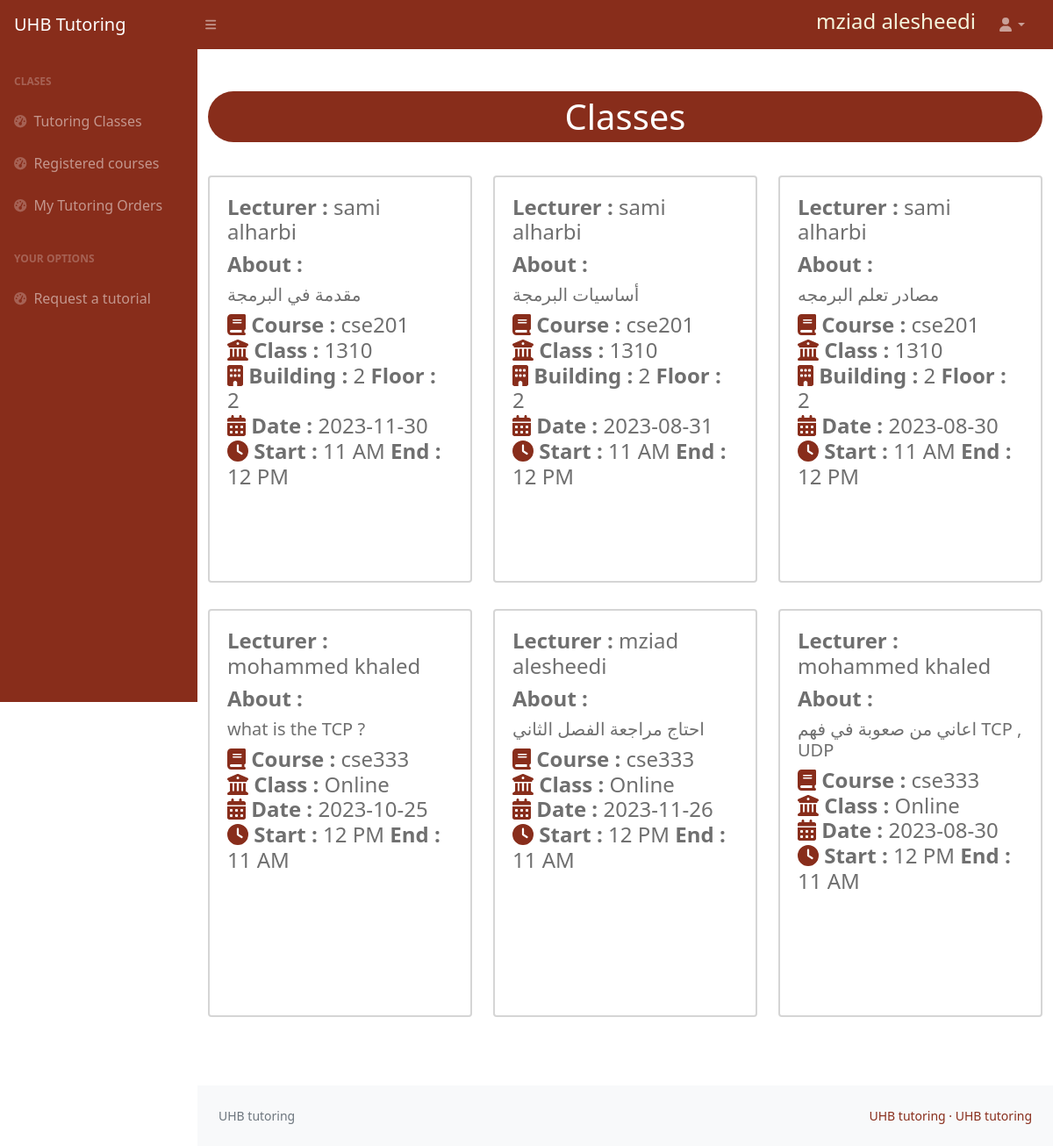
Page /home (signed in) on the committed database.
### tables this page shows
CREATE TABLE clasesReservation (
               ii INTEGER PRIMARY KEY,
               ClassId TEXT,
               BildId TEXT,
               floorId TEXT,
               TImeReservationStert TEXT,
               TImeReservationEnd TEXT,
               UserName TEXT,
               data1 TEXT,
               data2 TEXT,
               data3 TEXT,
               data4 TEXT,
               confirmation TEXT
               , sname TEXT, TeacherAcsept TEXT);

### ss.py (the view)
@app.route('/home', methods =["GET", "POST"])
def home():
    pp()
    db = sqlite3.connect("/home/Uhbtutoring/mysite/Totringdb.db")
    mydb = db.cursor()
    mydb.execute('SELECT * FROM clases')
    clasess = mydb.fetchall()
    clasesel = clasess
    mydb.execute('SELECT * FROM acounts WHERE verificationAdmin=?', ('True',))
    teacherr = mydb.fetchall()
    mydb.execute(f"SELECT * FROM record")
    reclass = mydb.fetchall()
    mydb.execute('SELECT * FROM clasesReservation WHERE confirmation=?', ('True',))
    clasesss = mydb.fetchall()
    mydb.execute('SELECT * FROM clasesReservation WHERE sname=?', (session.get('name'),))
    clasesReservation11 = mydb.fetchall()
    mydb.execute(f"SELECT * FROM clasesReservation WHERE   UserName='{session.get('name')}' AND data4='{'Student'}' AND TeacherAcsept='{'False'}' AND confirmation='{'False'}'")
    Studord = mydb.fetchall()
    if session.get('email') == None:
        return redirect('/')
    db = sqlite3.connect("/home/Uhbtutoring/mysite/Totringdb.db")
    mydb = db.cursor()
    return render_template('index.html', order=clasesReservation11, type = session.get('type'), clasesr = clasesss, clasesel =clasesel, Teacher= teacherr, reclass=reclass, name = session.get('name'), email=session.get('email'), phone=session.get('phone'),Studord=Studord )

### templates/index.html (shortened to what this page needs)
<!DOCTYPE html>
<html lang="en">
<head>
    <link href="https://cdn.jsdelivr.net/npm/simple-datatables@7.1.2/dist/style.min.css" rel="stylesheet" />
    <link href="{{ url_for('static', filename='css/styles.css') }}" rel="stylesheet" />
</head>
<body class="sb-nav-fixed">
    <nav class="sb-topnav navbar navbar-expand navbar-dark " style="background-color: #882D1B;">
        <a class="navbar-brand ps-3" href="index.html">UHB Tutoring</a>
        <button class="btn btn-link btn-sm order-1 order-lg-0 me-4 me-lg-0" id="sidebarToggle" href="#!"><i class="fas fa-bars"></i></button>
        <form class="d-none d-md-inline-block form-inline ms-auto me-0 me-md-3 my-2 my-md-0">
            <div class="input-group">
                <h4 style="color: beige;">{% if type == 'Teacher' %}Lecturer : {{name}}{% else %}{{name}}{% endif %}</h4>
            </div>
        </form>
        <ul class="navbar-nav ms-auto ms-md-0 me-3 me-lg-4">
            <li class="nav-item dropdown">
                <a class="nav-link dropdown-toggle" id="navbarDropdown" href="#" role="button" data-bs-toggle="dropdown" aria-expanded="false"><i class="fas fa-user fa-fw"></i></a>
            </li>
        </ul>
    </nav>
    <div id="layoutSidenav">
        <div id="layoutSidenav_nav">
            <nav class="sb-sidenav accordion sb-sidenav-dark" id="sidenavAccordion">
                <div class="sb-sidenav-menu">
                    <div class="nav">
                        <div class="sb-sidenav-menu-heading">Clases</div>
                        <a class="nav-link collapsed scroll-link3" href="#section-3">
                            <div class="sb-nav-link-icon"><i class="fas fa-tachometer-alt"></i></div>
                            Tutoring Classes
                        </a>
                        <a class="nav-link collapsed scroll-link5" href="#section-5">
                            <div class="sb-nav-link-icon"><i class="fas fa-tachometer-alt"></i></div>
                            Registered courses
                        </a>
                        <a class="nav-link collapsed scroll-link7" href="#section-7">
                            <div class="sb-nav-link-icon"><i class="fas fa-tachometer-alt"></i></div>
                            My Tutoring Orders
                        </a>
                        <div class="sb-sidenav-menu-heading">Your Options</div>
                        {% if type == 'Teacher' %}
                        <a class="nav-link collapsed scroll-link8" href="#section-8">
                            <div class="sb-nav-link-icon"><i class="fas fa-tachometer-alt"></i></div>
                            Create Tutoring Class
                        </a>
                        <a hidden class="nav-link collapsed scroll-link9" href="#section-9">
                            <div class="sb-nav-link-icon"><i class="fas fa-tachometer-alt"></i></div>
                            Request a tutorial
                        </a>
                        <a class="nav-link collapsed scroll-link22" href="#section-22">
                            <div class="sb-nav-link-icon"><i class="fas fa-tachometer-alt"></i></div>
                            Student Orders
                        </a>
                        <a hidden class="nav-link collapsed scroll-link8" href="#section-8">
                            <div class="sb-nav-link-icon"><i class="fas fa-tachometer-alt"></i></div>
                            Create Tutoring Class
                        </a>
                        {% else %}
                        <a class="nav-link collapsed scroll-link9" href="#section-9">
                            <div class="sb-nav-link-icon"><i class="fas fa-tachometer-alt"></i></div>
                            Request a tutorial
                        </a>
                        {% endif %}
                    </div>
                </div>
            </nav>
        </div>
        <div id="layoutSidenav_content">
            <main>
                <div class="section-3-container section-container" id="section-3">
                    <div class="container" style="text-align: center;">
                        <h1 style="margin-bottom: 4%;margin-top: 5%;border-radius: 50px;background-color:#882D1B;color:white;padding:5px;">Classes</h1>
                        <div class="row justify-content-center mb-5">
                            {% for s in clasesr %}
                            <div class="col-lg-4 col-md-6 margin-30px-bottom xs-margin-20px-bottom">
                                <div class="services-block-three">
                                    <span class="services-block-threee" style="text-align: left;">
																	<h4><span style="font-weight: bold;">Lecturer :</span> {{s[6]}}</h4>
                                    <h4><span style="font-weight: bold;">About :</span>
                                        <h5> {{s[8]}}</h5>
                                    </h4>
                                    <h4 class="xs-font-size13 xs-line-height-22">
                                        <span>
																			<i class="fas fa-book mr-2" style="color: #882D1B;"></i>
																			<span style="font-weight: bold;">Course :</span> {{s[7]}}
                                        </span><br>
                                        <span>
																			<i class="fas fa-university mr-2" style="color: #882D1B;"></i>
																			<span style="font-weight: bold;">Class :</span> {{s[1]}}
                                        </span><br> {% if s[1] != 'Online' %}
                                        <span>
																			<i class="fas fa-building mr-2" style="color: #882D1B;"></i>
																			<span style="font-weight: bold;">Building :</span> {{s[2]}} <span style="font-weight: bold;">Floor :</span> {{s[3]}}
                                        </span><br> {% endif %}
                                        <span>
																			<i class="fas fa-calendar-alt mr-2" style="color: #882D1B;"></i>
																			<span style="font-weight: bold;">Date :</span> {{s[9]}}
                                        </span><br>
                                        <span>
																			<i class="fas fa-clock mr-2" style="color: #882D1B;"></i>
																			<span style="font-weight: bold;">Start :</span> {{s[4]}} <span style="font-weight: bold;">End :</span> {{s[5]}}
                                        </span>
                                    </h4>
                                    </span>
                                </div>
                            </div>
                            {% endfor %}
                        </div>
                    </div>
                </div>
            </main>
            <footer class="py-4 bg-light mt-auto">
                <div class="container-fluid px-4">
                    <div class="d-flex align-items-center justify-content-between small">
                        <div class="text-muted">UHB tutoring</div>
                        <div>
                            <a>UHB tutoring</a> &middot;
                            <a>UHB tutoring</a>
                        </div>
                    </div>
                </div>
            </footer>
        </div>
    </div>
</body>
</html>

### templates/index.html (style rules this page uses)
.services-block-three { margin-bottom: 30px; }
.services-block-three>.services-block-threee { display: block; border: 2px solid #d5d5d5; border-radius: 4px; text-align: center; background: #fff; padding: 20px; position: relative; margin-bottom: 30px; }
.services-block-three>.services-block-threee:before, .services-block-three>.services-block-threee:after { display: none; }
.services-block-three { color: #6f6f6f; font-size: 14px; margin-bottom: 10px; font-weight: 600; }

### rows in the picture
clasesReservation: UserName "sami alharbi", data2 "مقدمة في البرمجة", data1 "cse201", ClassId "1310", BildId "2", floorId "2", data3 "2023-11-30", TImeReservationStert "11 AM", TImeReservationEnd "12 PM"
clasesReservation: UserName "sami alharbi", data2 "أساسيات البرمجة", data1 "cse201", ClassId "1310", BildId "2", floorId "2", data3 "2023-08-31", TImeReservationStert "11 AM", TImeReservationEnd "12 PM"
clasesReservation: UserName "sami alharbi", data2 "مصادر تعلم البرمجه", data1 "cse201", ClassId "1310", BildId "2", floorId "2", data3 "2023-08-30", TImeReservationStert "11 AM", TImeReservationEnd "12 PM"
clasesReservation: UserName "mohammed khaled", data2 "what is the TCP ?", data1 "cse333", ClassId "Online", data3 "2023-10-25", TImeReservationStert "12 PM", TImeReservationEnd "11 AM"
clasesReservation: UserName "mziad alesheedi", data2 "احتاج مراجعة الفصل الثاني", data1 "cse333", ClassId "Online", data3 "2023-11-26", TImeReservationStert "12 PM", TImeReservationEnd "11 AM"
clasesReservation: UserName "mohammed khaled", data2 "اعاني من صعوبة في فهم TCP , UDP", data1 "cse333", ClassId "Online", data3 "2023-08-30", TImeReservationStert "12 PM", TImeReservationEnd "11 AM"

### other values in the picture
{{ name }} "mziad alesheedi"
